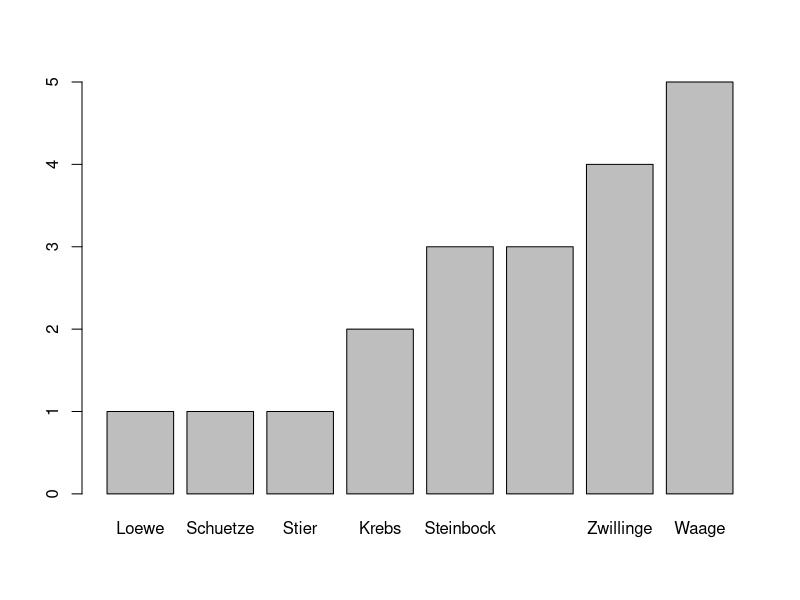
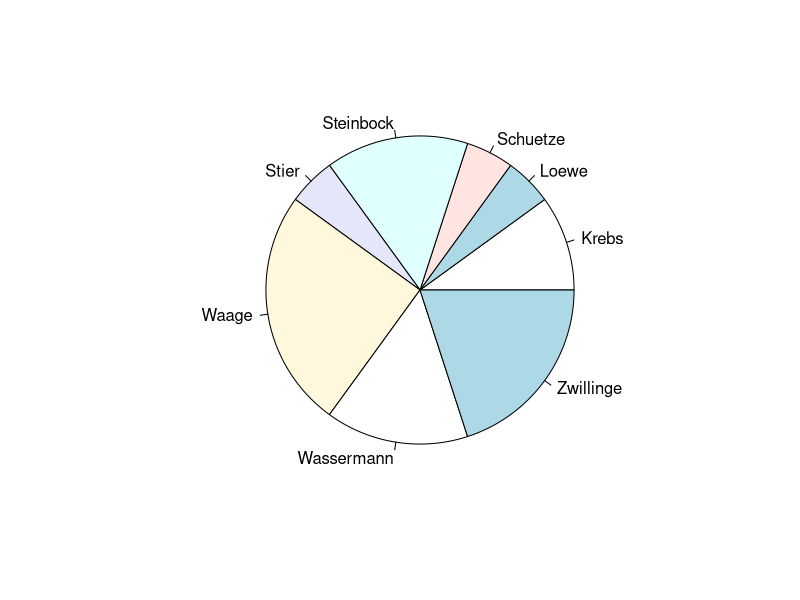
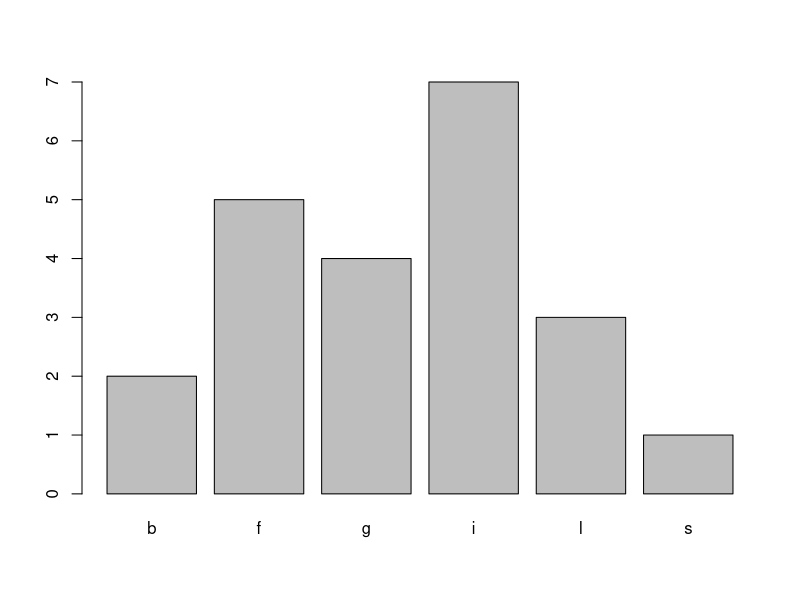

Reproduce these figures in R, in order.
sternzeichen<-c("Waage","Waage","Krebs","Wassermann","Schuetze", "Zwillinge","Stier","Wassermann","Waage","Loewe", "Steinbock","Krebs","Zwillinge","Steinbock","Waage", "Steinbock","Zwillinge","Waage","Zwillinge","Wassermann")

table(sternzeichen) # Absolute Häufigkeiten

table(sternzeichen)/length(sternzeichen) # Relative Häufigkeiten

cumsum(1:10) # Kombinieren von Vektoren

?barplot

barplot(sort(table(sternzeichen)))

pie(table(sternzeichen))

hobbies = c("f", "f", "f", "f", "f", "b", "b", "i", "i", "i", "i", "i", "i", "i", "s", "l", "l", "l", "g", "g", "g", "g")

table(hobbies)

length(hobbies)

table(hobbies)/ length(hobbies)

barplot(table(hobbies))
